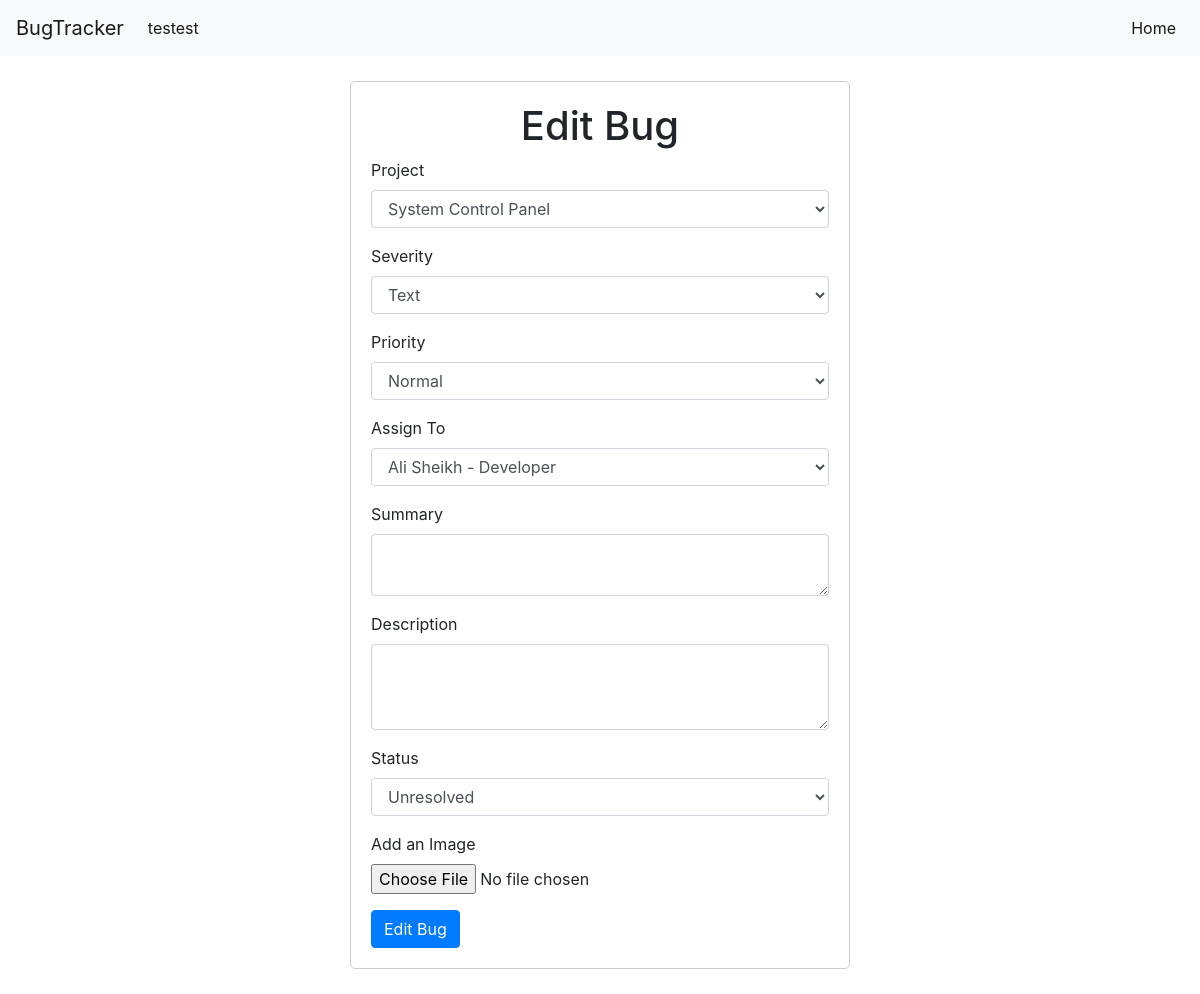
The app's page /editbug/40 (signed in) with its own data.
### home/models.py (models this page shows, shortened)
class Bug(models.Model):
    project = models.CharField(max_length=122,null=True)
    Severity = models.CharField(max_length=122,null=True)
    Priority = models.CharField(max_length=122,null=True)
    Assign = models.CharField(max_length=122,null=True)
    Summary = models.TextField(null=True)
    Desc = models.TextField(null=True)
    date = models.DateField()
    Image = models.ImageField(upload_to='images/')
    status = models.CharField(max_length=50,default='Unresolved')
    created = models.DateTimeField(auto_now_add = True)
    ended = models.DateField(null=True,blank=True)
    timetaken = models.CharField(max_length=50,null=True,blank=True)
    reportedby = models.CharField(max_length=50)
    resolvedby = models.CharField(max_length=100,blank=True,null=True)

### home/views.py (the view)
# urls.py: path('editbug/<int:id>',views.editbug,name='Edit bug'),
@login_required
def editbug(request,id):
    bug = Bug.objects.get(id=id)
    if bug.status == 'Resolved':
        return render(request, 'error_page.html', {'message': 'Bug is already resolved and cannot be edited.'})
    if request.method == "POST":
        bug = Bug.objects.get(id=id)
        if bug.status == 'Resolved':
            return render(request, 'error_page.html', {'message': 'Bug is already resolved and cannot be edited.'})
        bug.project = request.POST.get('project')
        bug.Severity = request.POST.get('Severity')
        bug.Priority = request.POST.get('Priority')
        bug.Assign = request.POST.get('Assign')
        bug.Summary = request.POST.get('Summary')
        bug.Desc = request.POST.get('Desc')
        bug.Image = request.FILES.get('Image')
        bug.status = request.POST.get('status')
        if bug.status=="Resolved":
            current_user = request.user.username
            bug.resolvedby = current_user
            bug.ended = timezone.now()
            time = bug.ended-bug.created
            bug.timetaken = str(time.days)+" days "+str(time.seconds//3600)+" hr"
        bug.save()
        my_data = Bug.objects.all().order_by('created')
        reversed_data = my_data.reverse()  # Reverse the order
        if request.user.is_superuser:
            return render(request, 'bugs.html', {'reversed_data': reversed_data})
        elif request.user.is_staff:
            return render(request, 'bugs.html', {'reversed_data': reversed_data})
        else:
            my_data = Bug.objects.all().filter(reportedby=request.user).order_by('created')
            reversed_data = my_data.reverse()  # Reverse the order
            return render(request, 'clientbugs.html', {'reversed_data': reversed_data})
    else:
        bug = Bug.objects.get(id=id)
        project = Project.objects.all()
        users = User.objects.all()
        context = {
            'bug':bug,
            'project':project,
            'users' :users,
        }
        return render(request,'editbug.html',context)

### templates/editbug.html (shortened to what this page needs)
<!doctype html>
<html lang="en">
  <head>
    <link rel="stylesheet" href="https://cdn.jsdelivr.net/npm/bootstrap@4.0.0/dist/css/bootstrap.min.css">
    <nav class="navbar navbar-expand-lg navbar-light bg-light">
      <a class="navbar-brand" href="#">BugTracker</a>
      <div class="collapse navbar-collapse" id="navbarSupportedContent">
        <ul class="navbar-nav mr-auto">
          <li class="nav-item active">
            <a class="nav-link" href="">{{request.user}}</a>
          </li>
        </ul>
      </div>
      <ul class="navbar-nav mr-auto">
        <li class="nav-item active">
          <a class="nav-link" href="/staff">Home</a>
        </li>
      </ul>
    </nav>
  </head>
  <body>
    <div class="container">
        <div class="text-center">
            <h1>Edit Bug</h1>
        </div>
    <form method='post' action='/editbug/{{bug.id}}' enctype="multipart/form-data">
      <div class="form-group">
        <label for="project">Project</label>
        <select id="project" name="project" class="form-control">
          <option selected>{{bug.project}}<option>
      </div>
      <div class="form-group">
        <label for="Severity">Severity</label>
        <select id="Severity" name="Severity" class="form-control">
          <option selected>{{bug.Severity}}<option>
        </select>
      </div>
      <div class="form-group">
        <label for="Priority">Priority</label>
        <select id="Priority" name="Priority" class="form-control">
          <option selected>{{bug.Priority}}<option>
        </select>
      </div>
      <div class="form-group">
        <label for="Assign">Assign To</label>
        <select id="Assign" name="Assign" class="form-control">
          <option selected>{{bug.Assign}}<option>
      </div>
      <div class="form-group">
        <label for="Summary">Summary</label>
        <textarea class="form-control" id="Summary" name="Summary" placeholder="{{bug.Summary}}" rows="2"></textarea>
      </div>
      <div class="form-group">
        <label for="Desc">Description</label>
        <textarea class="form-control" id="Desc" name="Desc" placeholder="{{bug.Desc}}" rows="3"></textarea>
      </div>
      <div class="form-group">
        <label for="status">Status</label>
        <select id="status" name="status" class="form-control">
          <option selected>{{bug.status}}<option>
      </div>
      <div class="form-group">
        <label for="Image">Add an Image</label>
        <input type="file" class="form-control-file" id="Image" name="Image">
      </div>
      <button type="submit" class="btn btn-primary">Edit Bug</button>
    </form>
  </div>
</body>
</html>

### templates/editbug.html (style rules this page uses)
.container { width: 500px; margin: 25px auto; padding: 20px; border: 1px solid #ccc; border-radius: 5px; }

### records on screen
Bug: project "System Control Panel", Severity "Text", Priority "Normal", Assign "Ali Sheikh - Developer", status "Unresolved"

### other values on screen
{{ request.user }} "testest"
